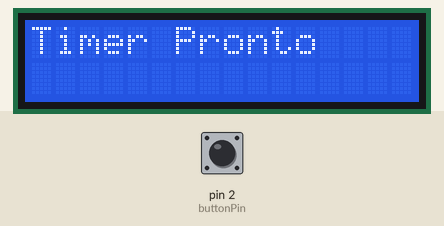
The sketch below on a simulated Arduino Uno, built with avr-gcc and run on an emulated ATmega328P. Shown: 16×2 character LCD. Inputs (shaded band) come from the test bench; at power-on: pin 2 (buttonPin) HIGH. What the sketch prints to the serial monitor is not drawn.

Above: at 1.2 s.
1.3 s: pin 2 (buttonPin) pulled LOW for 0.15 s
At 1.42 s:
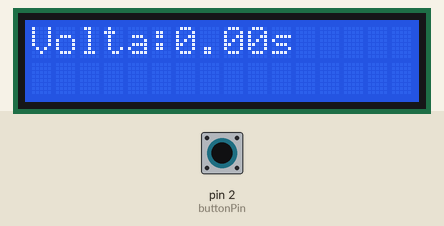
2.0 s: pin 2 (buttonPin) pulled LOW for 1 s
4.5 s: pin 2 (buttonPin) pulled LOW for 0.15 s
At 4.83 s:
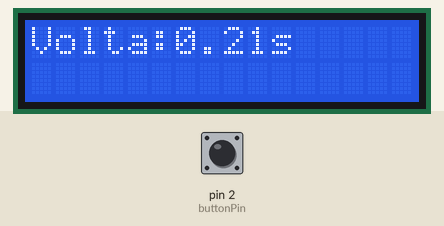
Timing chart, 0 to 7.5 s (numbered marks = the images above; inputs shaded):
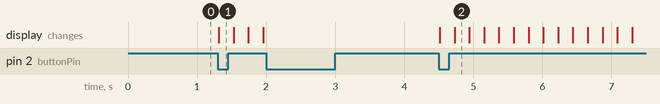

Measured:
- after the input at 1.3 s, the display: changes at once (image 1)
- after the input at 2.0 s, every drawn part: stays the same
- after the input at 4.5 s, the display: first changes at once (image 2 shows a later state)

The sketch:

sensor-tempo-da-volta.ino
```cpp
#include <Wire.h>
#include <RTClib.h>
#include <LiquidCrystal_I2C.h>

RTC_DS3231 rtc;
LiquidCrystal_I2C lcd(0x27, 16, 2);

const int buttonPin = 2; // Pino digital para o botão
volatile unsigned long lastTime = 0;
unsigned long bestTime = 0;
unsigned long worstTime = 0;
unsigned long currentTime;
unsigned long lapTime;
volatile bool lapStarted = false;
int lapCounter = 1; // Contador de voltas

void setup() {
  pinMode(buttonPin, INPUT_PULLUP);
  attachInterrupt(digitalPinToInterrupt(buttonPin), toggleLap, FALLING);

  Serial.begin(9600);

  lcd.init(); // Inicializar o LCD
  lcd.backlight();

  if (!rtc.begin()) {
    Serial.println("Não foi possível encontrar o RTC");
    while (1);
  }

  if (rtc.lostPower()) {
    Serial.println("RTC perdeu energia, ajustando o tempo!");
    rtc.adjust(DateTime(F(__DATE__), F(__TIME__)));
  }

  lcd.setCursor(0, 0);
  lcd.print("Timer Pronto");
}

void loop() {
  if (lapStarted) {
    currentTime = millis();
    lapTime = currentTime - lastTime;

    // Mostrar o tempo da volta no LCD
    lcd.clear();
    lcd.setCursor(0, 0);
    lcd.print("Volta:");
    lcd.print(lapTime / 1000.0);
    lcd.print("s");

    delay(200); // Pequeno atraso para evitar piscar rapidamente na tela
  }
}

void toggleLap() {
  if (lapStarted) {
    // Parar o cronômetro
    lapStarted = false;
    lastTime = 0;

    // Atualizar o melhor tempo se necessário
    if (bestTime == 0 || lapTime < bestTime) {
      bestTime = lapTime;
    }

    // Atualizar o pior tempo se necessário
    if (lapTime > worstTime) {
      worstTime = lapTime;
    }

    // Incrementar o contador de voltas
    lapCounter++;

    // Exibir a melhor e pior volta no Monitor Serial
    Serial.print("Melhor tempo: Volta ");
    Serial.print(getBestLap());
    Serial.print(" - ");
    Serial.print(bestTime / 1000.0);
    Serial.print("s   Pior tempo: Volta ");
    Serial.print(getWorstLap());
    Serial.print(" - ");
    Serial.print(worstTime / 1000.0);
    Serial.println("s");
  } else {
    // Iniciar uma nova volta
    lapStarted = true;
    lastTime = millis();
  }
}

// Retorna o número da melhor volta
int getBestLap() {
  return (bestTime == 0) ? 0 : lapCounter - 1;
}

// Retorna o número da pior volta
int getWorstLap() {
  return (worstTime == 0) ? 0 : lapCounter - 1;
}
```
